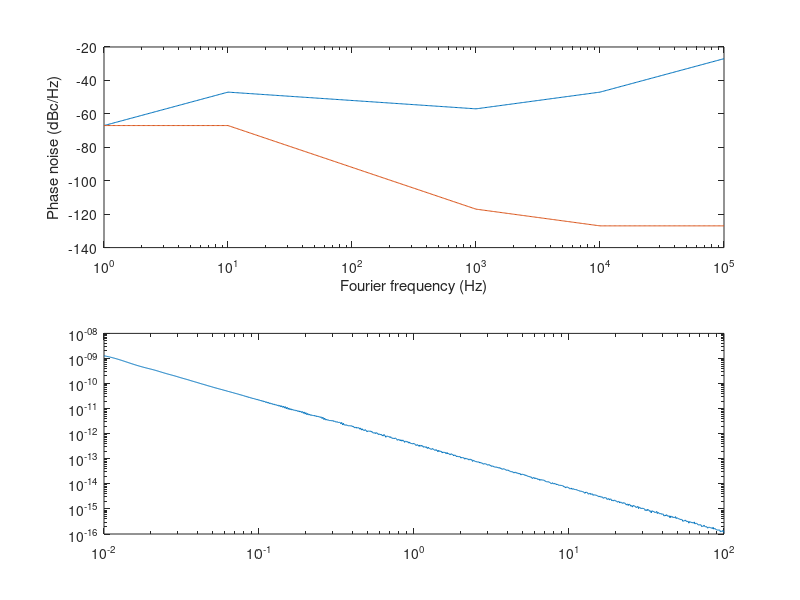

MATLAB code to generate this figure:
fc=1e7; % carrier frequency
N=100;  % interpolation factor
% phase noise spectral SdBc @ fF
fF=  [1    10  100 1000 10000 1e5] %  1e6  1e7];
SdBc=[-70 -70  -95 -120 -130 -130] % -130 -130]

%%%%%%%% interpolate, convert SdBc to SdBrad to Sy (linear) & integrate to AVAR
SdBcint=[];
fFint=[];
for k=1:length(SdBc)-1
   SdBcint=[SdBcint SdBc(k)+(SdBc(k+1)-SdBc(k))/(fF(k+1)-fF(k))*(linspace((fF(k)),(fF(k+1)),N)-fF(k))];
   fFint=[fFint logspace(log10(fF(k)),log10(fF(k+1)),N)];
end

subplot(211)
SdBrad=SdBcint+3;   % dBc/Hz -> dBrad^2/Hz
Sy=(10.^(SdBrad/10)).*(fFint.^2);
semilogx(fFint,10*log10(Sy))
hold on
semilogx(fFint,(SdBrad))
xlabel('Fourier frequency (Hz)')
ylabel('Phase noise (dBc/Hz)')
subplot(212)
m=1
for tau=logspace(-2,5,1024)
  avar(m)=2*sum(Sy(1:end-1).*(fFint(2:end)-fFint(1:end-1)).*sin(4*pi*tau*fFint(1:end-1)).^4./(4*pi*tau*fFint(1:end-1)).^2);
  m=m+1;
end

% plot resulting adev=sqrt(avar)
adev=sqrt(avar);
loglog(logspace(-2,2,1024),adev/fc)
